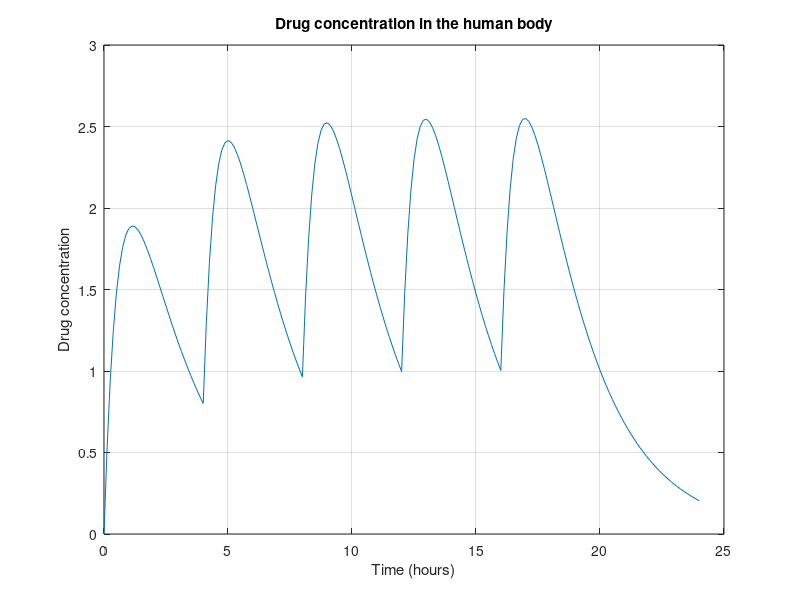

This figure's MATLAB source:
% drugB.m
% Script to calculate and plot concentration of drugs
% in the human body
%
% Craig Warren, 24/09/2010

% Variable dictionary
% Dg      Dosage administered (mg)
% Vd      Volume of distribution (L)
% ka      Absorption rate constant (h^-1)
% ke      Elimination rate constant (h^-1)
% t       Vector of time (h)
% Cp      Concentration of drug in the body
% Cp_hist Accumulated concentration of drug

clear all;  % Clear the workspace
clc;  % Clear the command window

Dg = 150;
Vd = 50;
ka = 1.6;
ke = 0.4;

m = 1;
for t = 0:0.125:24
    Cp = (Dg/Vd) * ka/(ka-ke) * (exp(-ke*t) - exp(-ka*t));
    if t >= 4
        Cp = Cp + (Dg/Vd) * ka/(ka-ke) * (exp(-ke*(t-4)) ...
            - exp(-ka*(t-4)));
    end
    if t >= 8
        Cp = Cp + (Dg/Vd) * ka/(ka-ke) * (exp(-ke*(t-8)) ...
            - exp(-ka*(t-8)));
    end
    if t >= 12
        Cp = Cp + (Dg/Vd) * ka/(ka-ke) * (exp(-ke*(t-12)) ...
            - exp(-ka*(t-12)));
    end
    if t >= 16
        Cp = Cp + (Dg/Vd) * ka/(ka-ke) * (exp(-ke*(t-16)) ...
            - exp(-ka*(t-16)));
    end
    Cp_hist(m) = Cp;
    m = m + 1;
end

t_plot = 0:0.125:24;
plot(t_plot,Cp_hist), grid on, xlabel('Time (hours)'), ...
    ylabel('Drug concentration'),...
    title('Drug concentration in the human body')